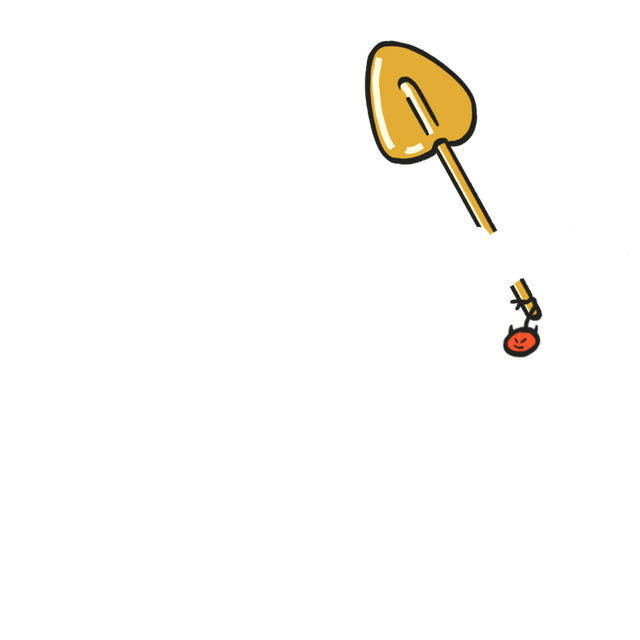
#> input picture docs/offhand-registration/before/IL17-1.png, 640 x 640 px; its folder holds 4 pictures in this run
$ python round5-verify-translation.py ../offhand-registration/before/IL10-1.png
#> lines starting #> are read from the running program, lines starting #| are printed output that depends on the picture
"""Source-only translation proof. Cannot evidence rendered hand registration.

Offsets are absolute from the preserved originals, not cumulative from Round 4.
Default verifies; --apply replaces only the hash-pinned Round 4 masters, after
all four preflights. The frozen order permits loss of export dust at alpha <=30.
Its Round 5 zero-loss assertion is impossible for the two original spades.
"""
from collections import Counter
from hashlib import sha256
from pathlib import Path
from struct import iter_unpack
import json
import sys

import numpy as np
from PIL import Image

ROOT = Path(__file__).resolve().parents[2]
SPECS = [
    ('IL17-1', 24, 32, 7, 'fbf4806de8f7db7e9ec9a9f9f03613737777ebb71e153fb2f5c604f2a3d8a0cf', '7b585560969b4c24060f4635ba46e6e7842cc9f2ed177ba85ae221c4ac3e5c65'),
    ('IL17-2', 24, 32, 10, '9e4e74bf299b83a53aa82cb858f4e907859e9dcfa91a5ab831b1d20dec0b2941', 'd84f4950490dfa8c27c81a46794cbf149548a3d19984715a9d745aac44eee90e'),
    ('IL10-1', 22, 86, 0, 'b6690bc3e36f49f56988c75856a527cdfcaf1eae955299a9467a458c3b1fff71', '8b2048c03da874d1ecfce0f8b89ab7a330a34993bbab4bf51d451ce1ff5482c8'),
    ('IL10-2', 22, 86, 0, '4b7ee917dd3d074f755e988c020235006ec5bafd85712febb84d274289c09172', 'abb136d98fc5b870915563f5ca80e09e379fff6d1efb47601cf528d191c2e6ff'),
]


def ink(im):
    return Counter(p for p in iter_unpack('4B', im.tobytes()) if p[3] > 0)


def box(im, threshold):
    return im.getchannel('A').point(lambda a: 255 if a > threshold else 0).getbbox()


prepared = []
for name, dx, dy, loss, baseline_hash, round4_hash in SPECS:
    source = ROOT / 'docs/offhand-registration/before' / (name + '.png')
    destination = ROOT / 'assets/bh/IL' / (name + '.png')
    assert sha256(source.read_bytes()).hexdigest() == baseline_hash, name + ' original hash'
    if '--apply' in sys.argv:
        assert sha256(destination.read_bytes()).hexdigest() == round4_hash, name + ' unexpected current master'
    before = Image.open(source).convert('RGBA')
#> before is the input picture: PIL image 640x640 RGBA; mean R, G, B, A 5.7, 4.5, 2.1, 8.4
    assert before.size == (640, 640), name + ' canvas'
    lost = [(x, y, before.getpixel((x, y))) for y in range(640) for x in range(640)
            if not (0 <= x + dx < 640 and 0 <= y + dy < 640)
            and before.getpixel((x, y))[3] > 0]
#> lost = [(628, 255, (23, 23, 23, 11)), (629, 255, (31, 31, 31, 8)), (628, 256, (0, 0, 0, 3)), (629, 256, (63, 63, 63, 4)), (630, 256, (0, 0, 0, 2)), (630, 257, (85, 85, 85, 3)), (631, 257, (0, 0, 0, 1))]
    print(f'PREFLIGHT {name} offset=({dx:+},{dy:+}) lost alpha>0={len(lost)}; '
          f'alpha>30={sum(p[3] > 30 for x, y, p in lost)}; pixels={lost}', flush=True)
#> (printed output is left out)
    assert len(lost) == loss, name + ' unexpected loss'
    assert all(p[3] <= 30 for x, y, p in lost), name + ' STOP: loss above alpha 30'
    surviving = before.crop((0, 0, 640 - dx, 640 - dy))
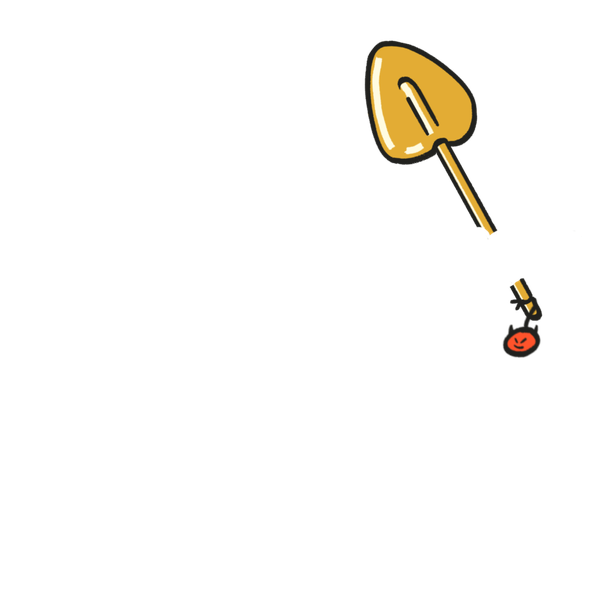
#> surviving: PIL image 616x608 RGBA; mean R, G, B, A 6.2, 4.9, 2.3, 9.2; transparent parts drawn white
    expected = Image.new('RGBA', (640, 640))
#> expected: PIL image 640x640 RGBA; every value is 0
    expected.paste(surviving, (dx, dy))  # Unmasked integer copy, no blending or resampling.
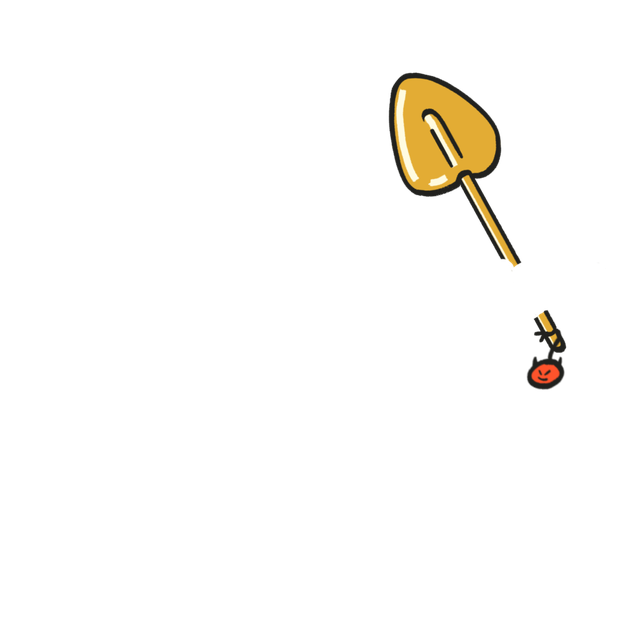
#> expected: PIL image 640x640 RGBA; mean R, G, B, A 5.7, 4.5, 2.1, 8.4; transparent parts drawn white
    assert ink(expected) == ink(before) - Counter(p for x, y, p in lost)
    prepared.append((name, dx, dy, before, surviving, expected, destination, lost))
#> pass 2 of the loop `for name, dx, dy, loss, baseline_hash, round4_hash in SPECS:`:
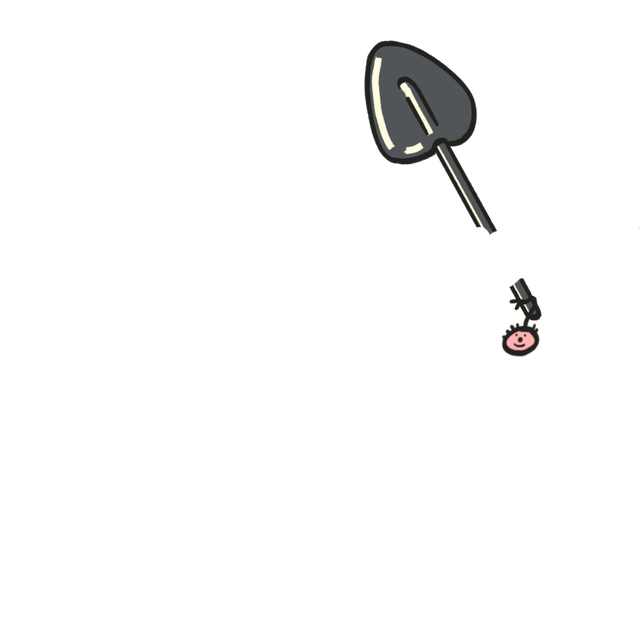
#> input picture docs/offhand-registration/before/IL17-2.png, 640 x 640 px
#> before is the input picture: PIL image 640x640 RGBA; mean R, G, B, A 2.9, 2.9, 2.8, 8.4
#> lost = 10 items
#> (printed output is left out)
#> `surviving = before.crop((0, 0, 640 - dx, 640 - dy))`:
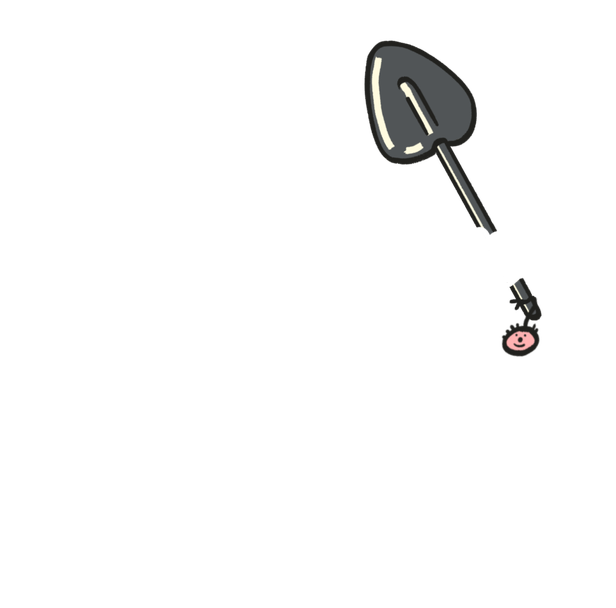
#> surviving: PIL image 616x608 RGBA; mean R, G, B, A 3.2, 3.2, 3.1, 9.2; transparent parts drawn white
#> `expected.paste(surviving, (dx, dy))`:
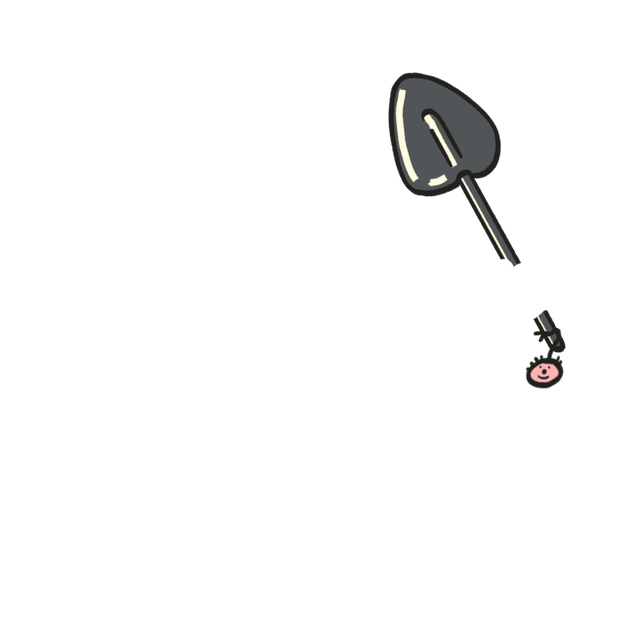
#> expected: PIL image 640x640 RGBA; mean R, G, B, A 2.9, 2.9, 2.8, 8.4; transparent parts drawn white
#> pass 3 of the loop `for name, dx, dy, loss, baseline_hash, round4_hash in SPECS:`:
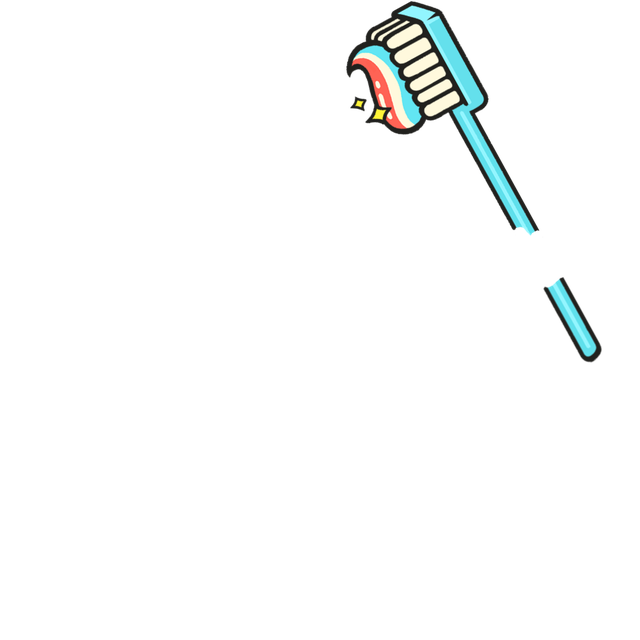
#> input picture docs/offhand-registration/before/IL10-1.png, 640 x 640 px
#> before is the input picture: PIL image 640x640 RGBA; mean R, G, B, A 5, 6.4, 6.2, 10.4
#> lost = []
#| PREFLIGHT IL10-1 offset=(+22,+86) lost alpha>0=0; alpha>30=0; pixels=[]
#> `surviving = before.crop((0, 0, 640 - dx, 640 - dy))`:
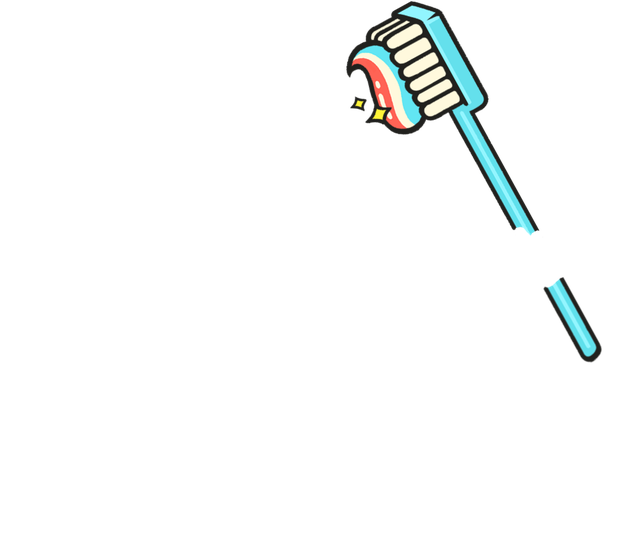
#> surviving: PIL image 618x554 RGBA; mean R, G, B, A 6, 7.7, 7.4, 12.5; transparent parts drawn white
#> `expected.paste(surviving, (dx, dy))`:
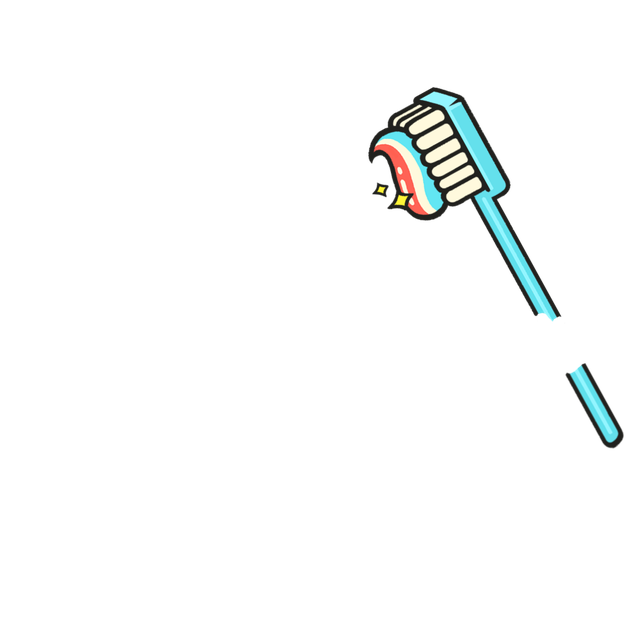
#> expected: PIL image 640x640 RGBA; mean R, G, B, A 5, 6.4, 6.2, 10.4; transparent parts drawn white
#> the loop made 4 passes; the first 3 are shown

if '--apply' in sys.argv:
    for name, dx, dy, before, surviving, expected, destination, lost in prepared:
        expected.save(destination, optimize=True)

# Same source mask and threshold as tests/facegate-audit.mjs, unchanged.
#> (the run stopped early here; a loop or call above may not have finished)
